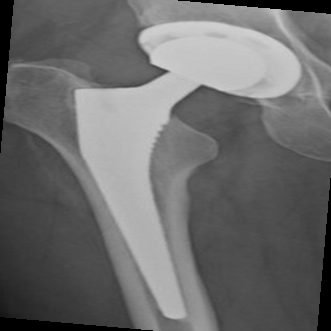
#> input picture dataset/anatomical/anatomical_1009.png, 331 x 331 px, found by its file name; its folder holds only this picture in this run
$ python generate_dataset_v2.py
#> lines starting #> are read from the running program, lines starting #| are printed output that depends on the picture
import os
import cv2
import numpy as np
import random

def augment_image(image):
    # Random Rotation
    angle = random.uniform(-15, 15)
    h, w = image.shape[:2]
    M = cv2.getRotationMatrix2D((w//2, h//2), angle, 1.0)
    image = cv2.warpAffine(image, M, (w, h), borderMode=cv2.BORDER_REFLECT)

    # Random Flip
    if random.random() > 0.5:
        image = cv2.flip(image, 1)

    # Random Brightness/Contrast
    alpha = random.uniform(0.8, 1.2) # Contrast
    beta = random.uniform(-20, 20)   # Brightness
    image = cv2.convertScaleAbs(image, alpha=alpha, beta=beta)

    # Random Noise
    if random.random() > 0.7:
        noise = np.random.normal(0, 5, image.shape).astype(np.uint8)
        image = cv2.add(image, noise)

    return image

def generate_dataset(base_dir, categories, target_count=100):
#> called with target_count = 100
    for cat in categories:
        cat_dir = os.path.join(base_dir, cat)
        if not os.path.exists(cat_dir):
            print(f"Directory {cat_dir} does not exist. Skipping.")
            continue

        # 1. Clean up old noise-based 'aug_' images
        files = os.listdir(cat_dir)
        for f in files:
            if f.startswith("aug_"):
                os.remove(os.path.join(cat_dir, f))

        # 2. Find source images (Samples)
        source_images = [f for f in os.listdir(cat_dir) if f.lower().endswith(('.png', '.jpg', '.jpeg')) and not f.startswith("sample_aug_")]

        if not source_images:
            print(f"No source images found in {cat_dir}. Cannot augment.")
            continue

        print(f"Found {len(source_images)} source images in {cat}. Generating {target_count} augmentations...")

        for i in range(target_count):
            source_file = random.choice(source_images)
            img = cv2.imread(os.path.join(cat_dir, source_file))
#> img is the input picture: shape (331, 331, 3); min 0, max 209, mean 107.7
            if img is None:
                continue

            aug_img = augment_image(img)
#> in augment_image, `image = cv2.warpAffine(image, M, (w, h), borderMode=cv2.BORDER_REFLECT)`:
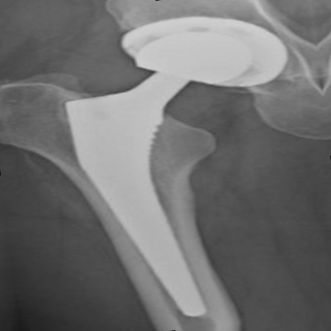
#> image: shape (331, 331, 3); min 18, max 209, mean 111.2

            output_name = f"sample_aug_{i}.png"
            cv2.imwrite(os.path.join(cat_dir, output_name), aug_img)
#> pass 2 of the loop in generate_dataset, `for cat in categories:`:
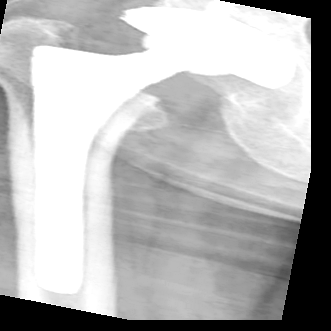
#> input picture dataset/cemented/cemented_1000.png, 331 x 331 px, found by its file name
#> in generate_dataset, img is the input picture: shape (331, 331, 3); min 0, max 255, mean 179.9
#> in generate_dataset, `aug_img = augment_image(img)`:
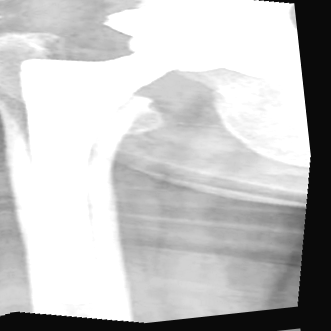
#> aug_img: shape (331, 331, 3); min 10, max 255, mean 195.9

if __name__ == "__main__":
    base_path = r"D:\Malcolm\Craft\Projects\Deep-Hybrid-Model-For-Classification-of-Femoral-Stem\Deep-Hybrid-Model-For-Classification-of-Femoral-Stem-main\dataset"
    categories = ["anatomical", "cemented", "uncemented"]
    generate_dataset(base_path, categories, 100)
    print("\nSmart dataset augmentation complete.")
